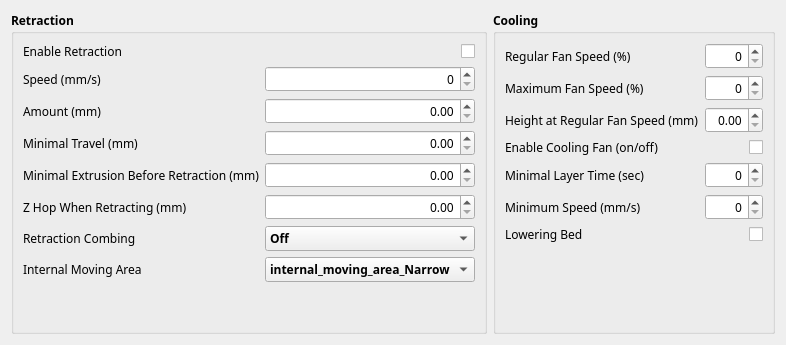
     <widget class="QWidget" name="tab_retraction">
      <attribute name="title">
       <string>Retraction / Cooling</string>
      </attribute>
      <layout class="QHBoxLayout" name="horizontalLayout_12" stretch="1,1">
       <item>
        <widget class="QGroupBox" name="groupBox_8">
         <property name="sizePolicy">
          <sizepolicy hsizetype="Preferred" vsizetype="Preferred">
           <horstretch>0</horstretch>
           <verstretch>0</verstretch>
          </sizepolicy>
         </property>
         <property name="minimumSize">
          <size>
           <width>0</width>
           <height>0</height>
          </size>
         </property>
         <property name="font">
          <font>
           <family>맑은 고딕</family>
           <pointsize>9</pointsize>
           <weight>75</weight>
           <bold>true</bold>
          </font>
         </property>
         <property name="title">
          <string>Retraction</string>
         </property>
         <layout class="QGridLayout" name="gridLayout_12" columnstretch="2,1">
          <item row="0" column="0">
           <widget class="QLabel" name="label_24">
            <property name="font">
             <font>
              <family>맑은 고딕</family>
              <pointsize>9</pointsize>
              <weight>50</weight>
              <bold>false</bold>
             </font>
            </property>
            <property name="toolTip">
             <string>enable_retraction_tooltip</string>
            </property>
            <property name="text">
             <string>Enable Retraction</string>
            </property>
           </widget>
          </item>
          <item row="0" column="1">
           <widget class="CustomCheckBox" name="checkBox_retraction_enable">
            <property name="minimumSize">
             <size>
              <width>0</width>
              <height>0</height>
             </size>
            </property>
            <property name="maximumSize">
             <size>
              <width>16777215</width>
              <height>16777215</height>
             </size>
            </property>
            <property name="font">
             <font>
              <family>맑은 고딕</family>
              <pointsize>9</pointsize>
              <weight>50</weight>
              <bold>false</bold>
              <stylestrategy>PreferAntialias</stylestrategy>
             </font>
            </property>
            <property name="toolTip">
             <string>enable_retraction_tooltip</string>
            </property>
            <property name="layoutDirection">
             <enum>Qt::RightToLeft</enum>
            </property>
            <property name="styleSheet">
             <string/>
            </property>
            <property name="text">
             <string/>
            </property>
            <property name="originalValue" stdset="0">
             <bool>false</bool>
            </property>
           </widget>
          </item>
          <item row="1" column="0">
           <widget class="QLabel" name="label_25">
            <property name="sizePolicy">
             <sizepolicy hsizetype="Preferred" vsizetype="Preferred">
              <horstretch>0</horstretch>
              <verstretch>0</verstretch>
             </sizepolicy>
            </property>
            <property name="maximumSize">
             <size>
              <width>16777215</width>
              <height>16777215</height>
             </size>
            </property>
            <property name="font">
             <font>
              <family>맑은 고딕</family>
              <pointsize>9</pointsize>
              <weight>50</weight>
              <bold>false</bold>
             </font>
            </property>
            <property name="toolTip">
             <string>retraction_speed_tooltip</string>
            </property>
            <property name="text">
             <string>Speed (mm/s)</string>
            </property>
           </widget>
          </item>
          <item row="1" column="1">
           <widget class="CustomDoubleSpinBox" name="doubleSpinBox_retraction_speed">
            <property name="minimumSize">
             <size>
              <width>0</width>
              <height>0</height>
             </size>
            </property>
            <property name="maximumSize">
             <size>
              <width>16777215</width>
              <height>16777215</height>
             </size>
            </property>
            <property name="font">
             <font>
              <family>맑은 고딕</family>
              <pointsize>9</pointsize>
              <weight>50</weight>
              <bold>false</bold>
             </font>
            </property>
            <property name="toolTip">
             <string>retraction_speed_tooltip</string>
            </property>
            <property name="alignment">
             <set>Qt::AlignRight|Qt::AlignTrailing|Qt::AlignVCenter</set>
            </property>
            <property name="decimals">
             <number>0</number>
            </property>
            <property name="singleStep">
             <double>5.000000000000000</double>
            </property>
            <property name="originalValue" stdset="0">
             <double>0.000000000000000</double>
            </property>
           </widget>
          </item>
          <item row="2" column="0">
           <widget class="QLabel" name="label_28">
            <property name="sizePolicy">
             <sizepolicy hsizetype="Preferred" vsizetype="Preferred">
              <horstretch>0</horstretch>
              <verstretch>0</verstretch>
             </sizepolicy>
            </property>
            <property name="maximumSize">
             <size>
              <width>16777215</width>
              <height>16777215</height>
             </size>
            </property>
            <property name="font">
             <font>
              <family>맑은 고딕</family>
              <pointsize>9</pointsize>
              <weight>50</weight>
              <bold>false</bold>
             </font>
            </property>
            <property name="toolTip">
             <string>retraction_amount_tooltip</string>
            </property>
            <property name="text">
             <string>Amount (mm)</string>
            </property>
           </widget>
          </item>
          <item row="2" column="1">
           <widget class="CustomDoubleSpinBox" name="doubleSpinBox_retraction_amount">
            <property name="minimumSize">
             <size>
              <width>0</width>
              <height>0</height>
             </size>
            </property>
            <property name="maximumSize">
             <size>
              <width>16777215</width>
              <height>16777215</height>
             </size>
            </property>
            <property name="font">
             <font>
              <family>맑은 고딕</family>
              <pointsize>9</pointsize>
              <weight>50</weight>
              <bold>false</bold>
             </font>
            </property>
            <property name="toolTip">
             <string>retraction_amount_tooltip</string>
            </property>
            <property name="alignment">
             <set>Qt::AlignRight|Qt::AlignTrailing|Qt::AlignVCenter</set>
            </property>
            <property name="originalValue" stdset="0">
             <double>0.000000000000000</double>
            </property>
           </widget>
          </item>
          <item row="3" column="0">
           <widget class="QLabel" name="label_30">
            <property name="sizePolicy">
             <sizepolicy hsizetype="Preferred" vsizetype="Preferred">
              <horstretch>0</horstretch>
              <verstretch>0</verstretch>
             </sizepolicy>
            </property>
            <property name="maximumSize">
             <size>
              <width>16777215</width>
              <height>16777215</height>
             </size>
            </property>
            <property name="font">
             <font>
              <family>맑은 고딕</family>
              <pointsize>9</pointsize>
              <weight>50</weight>
              <bold>false</bold>
             </font>
            </property>
            <property name="toolTip">
             <string>retraction_min_travel_tooltip</string>
            </property>
            <property name="text">
             <string>Minimal Travel (mm)</string>
            </property>
           </widget>
          </item>
          <item row="3" column="1">
           <widget class="CustomDoubleSpinBox" name="doubleSpinBox_retraction_min_travel">
            <property name="minimumSize">
             <size>
              <width>0</width>
              <height>0</height>
             </size>
            </property>
            <property name="maximumSize">
             <size>
              <width>16777215</width>
              <height>16777215</height>
             </size>
            </property>
            <property name="font">
             <font>
              <family>맑은 고딕</family>
              <pointsize>9</pointsize>
              <weight>50</weight>
              <bold>false</bold>
             </font>
            </property>
            <property name="toolTip">
             <string>retraction_min_travel_tooltip</string>
            </property>
            <property name="alignment">
             <set>Qt::AlignRight|Qt::AlignTrailing|Qt::AlignVCenter</set>
            </property>
            <property name="singleStep">
             <double>0.100000000000000</double>
            </property>
            <property name="originalValue" stdset="0">
             <double>0.000000000000000</double>
            </property>
           </widget>
          </item>
          <item row="4" column="0">
           <widget class="QLabel" name="label_26">
            <property name="sizePolicy">
             <sizepolicy hsizetype="Preferred" vsizetype="Preferred">
              <horstretch>0</horstretch>
              <verstretch>0</verstretch>
             </sizepolicy>
            </property>
            <property name="maximumSize">
             <size>
              <width>16777215</width>
              <height>16777215</height>
             </size>
            </property>
            <property name="font">
             <font>
              <family>맑은 고딕</family>
              <pointsize>9</pointsize>
              <weight>50</weight>
              <bold>false</bold>
             </font>
            </property>
            <property name="toolTip">
             <string>retraction_minimal_extrusion_tooltip</string>
            </property>
            <property name="text">
             <string>Minimal Extrusion Before Retraction (mm)</string>
            </property>
           </widget>
          </item>
          <item row="4" column="1">
           <widget class="CustomDoubleSpinBox" name="doubleSpinBox_retraction_minimal_extrusion">
            <property name="minimumSize">
             <size>
              <width>0</width>
              <height>0</height>
             </size>
            </property>
            <property name="maximumSize">
             <size>
              <width>16777215</width>
              <height>16777215</height>
             </size>
            </property>
            <property name="font">
             <font>
              <family>맑은 고딕</family>
              <pointsize>9</pointsize>
              <weight>50</weight>
              <bold>false</bold>
             </font>
            </property>
            <property name="toolTip">
             <string>retraction_minimal_extrusion_tooltip</string>
            </property>
            <property name="alignment">
             <set>Qt::AlignRight|Qt::AlignTrailing|Qt::AlignVCenter</set>
            </property>
            <property name="singleStep">
             <double>0.010000000000000</double>
            </property>
            <property name="originalValue" stdset="0">
             <double>0.000000000000000</double>
            </property>
           </widget>
          </item>
          <item row="5" column="0">
           <widget class="QLabel" name="label_27">
            <property name="sizePolicy">
             <sizepolicy hsizetype="Preferred" vsizetype="Preferred">
              <horstretch>0</horstretch>
              <verstretch>0</verstretch>
             </sizepolicy>
            </property>
            <property name="maximumSize">
             <size>
              <width>16777215</width>
              <height>16777215</height>
             </size>
            </property>
            <property name="font">
             <font>
              <family>맑은 고딕</family>
              <pointsize>9</pointsize>
              <weight>50</weight>
              <bold>false</bold>
             </font>
            </property>
            <property name="toolTip">
             <string>retraction_z_hop_tooltip</string>
            </property>
            <property name="text">
             <string>Z Hop When Retracting (mm)</string>
            </property>
           </widget>
          </item>
          <item row="5" column="1">
           <widget class="CustomDoubleSpinBox" name="doubleSpinBox_retraction_hop">
            <property name="minimumSize">
             <size>
              <width>0</width>
              <height>0</height>
             </size>
            </property>
            <property name="maximumSize">
             <size>
              <width>16777215</width>
              <height>16777215</height>
             </size>
            </property>
            <property name="font">
             <font>
              <family>맑은 고딕</family>
              <pointsize>9</pointsize>
              <weight>50</weight>
              <bold>false</bold>
             </font>
            </property>
            <property name="toolTip">
             <string>retraction_z_hop_tooltip</string>
            </property>
            <property name="alignment">
             <set>Qt::AlignRight|Qt::AlignTrailing|Qt::AlignVCenter</set>
            </property>
            <property name="singleStep">
             <double>0.100000000000000</double>
            </property>
            <property name="originalValue" stdset="0">
             <double>0.000000000000000</double>
            </property>
           </widget>
          </item>
          <item row="6" column="0">
           <widget class="QLabel" name="label_retraction_combing">
            <property name="sizePolicy">
             <sizepolicy hsizetype="Preferred" vsizetype="Preferred">
              <horstretch>0</horstretch>
              <verstretch>0</verstretch>
             </sizepolicy>
            </property>
            <property name="minimumSize">
             <size>
              <width>100</width>
              <height>0</height>
             </size>
            </property>
            <property name="maximumSize">
             <size>
              <width>16777215</width>
              <height>16777215</height>
             </size>
            </property>
            <property name="font">
             <font>
              <family>맑은 고딕</family>
              <pointsize>9</pointsize>
              <weight>50</weight>
              <bold>false</bold>
             </font>
            </property>
            <property name="toolTip">
             <string>retraction_combing_tooltip</string>
            </property>
            <property name="text">
             <string notr="true">&lt;html&gt;&lt;head/&gt;&lt;body&gt;&lt;p&gt;&lt;img src=&quot;:/rodinP/Resources/linked.png&quot;/&gt;Retraction Combing&lt;/p&gt;&lt;/body&gt;&lt;/html&gt;</string>
            </property>
           </widget>
          </item>
          <item row="6" column="1">
           <widget class="CustomComboBox" name="comboBox_retraction_combing">
            <property name="sizePolicy">
             <sizepolicy hsizetype="Minimum" vsizetype="Fixed">
              <horstretch>0</horstretch>
              <verstretch>0</verstretch>
             </sizepolicy>
            </property>
            <property name="minimumSize">
             <size>
              <width>0</width>
              <height>0</height>
             </size>
            </property>
            <property name="maximumSize">
             <size>
              <width>16777215</width>
              <height>16777215</height>
             </size>
            </property>
            <property name="font">
             <font>
              <family>맑은 고딕</family>
              <pointsize>9</pointsize>
              <weight>75</weight>
              <bold>true</bold>
              <stylestrategy>PreferAntialias</stylestrategy>
             </font>
            </property>
            <property name="toolTip">
             <string>retraction_combing_tooltip</string>
            </property>
            <property name="styleSheet">
             <string notr="true"/>
            </property>
            <property name="originalValue" stdset="0">
             <number>0</number>
            </property>
            <item>
             <property name="text">
              <string>Off</string>
             </property>
            </item>
            <item>
             <property name="text">
              <string>All</string>
             </property>
            </item>
            <item>
             <property name="text">
              <string>No Skin</string>
             </property>
            </item>
           </widget>
          </item>
          <item row="7" column="0">
           <widget class="QLabel" name="label_internal_moving_area">
            <property name="font">
             <font>
              <family>맑은 고딕</family>
              <pointsize>9</pointsize>
              <weight>50</weight>
              <bold>false</bold>
             </font>
            </property>
            <property name="toolTip">
             <string>internal_moving_area_tooltip</string>
            </property>
            <property name="text">
             <string>Internal Moving Area</string>
            </property>
           </widget>
          </item>
          <item row="7" column="1">
           <widget class="CustomComboBox" name="comboBox_internal_moving_area">
            <property name="minimumSize">
             <size>
              <width>0</width>
              <height>0</height>
             </size>
            </property>
            <property name="font">
             <font>
              <family>맑은 고딕</family>
              <pointsize>9</pointsize>
              <weight>75</weight>
              <bold>true</bold>
             </font>
            </property>
            <property name="toolTip">
             <string>internal_moving_area_tooltip</string>
            </property>
            <property name="originalValue" stdset="0">
             <number>0</number>
            </property>
            <item>
             <property name="text">
              <string>internal_moving_area_Narrow</string>
             </property>
            </item>
            <item>
             <property name="text">
              <string>internal_moving_area_Default</string>
             </property>
            </item>
            <item>
             <property name="text">
              <string>internal_moving_area_Wide</string>
             </property>
            </item>
           </widget>
          </item>
          <item row="8" column="1">
           <spacer name="verticalSpacer_4">
            <property name="orientation">
             <enum>Qt::Vertical</enum>
            </property>
            <property name="sizeHint" stdset="0">
             <size>
              <width>20</width>
              <height>40</height>
             </size>
            </property>
           </spacer>
          </item>
         </layout>
        </widget>
       </item>
       <item>
        <widget class="QGroupBox" name="groupBox_cool">
         <property name="enabled">
          <bool>true</bool>
         </property>
         <property name="sizePolicy">
          <sizepolicy hsizetype="Preferred" vsizetype="Preferred">
           <horstretch>0</horstretch>
           <verstretch>0</verstretch>
          </sizepolicy>
         </property>
         <property name="minimumSize">
          <size>
           <width>0</width>
           <height>0</height>
          </size>
         </property>
         <property name="maximumSize">
          <size>
           <width>16777215</width>
           <height>16777215</height>
          </size>
         </property>
         <property name="font">
          <font>
           <family>맑은 고딕</family>
           <pointsize>9</pointsize>
           <weight>75</weight>
           <bold>true</bold>
          </font>
         </property>
         <property name="title">
          <string>Cooling</string>
         </property>
         <layout class="QGridLayout" name="gridLayout_4" columnstretch="2,1">
          <item row="3" column="0">
           <widget class="QLabel" name="label_164">
            <property name="font">
             <font>
              <family>맑은 고딕</family>
              <pointsize>9</pointsize>
              <weight>50</weight>
              <bold>false</bold>
             </font>
            </property>
            <property name="toolTip">
             <string>cool_enable_fan_tooltip</string>
            </property>
            <property name="text">
             <string>Enable Cooling Fan (on/off)</string>
            </property>
           </widget>
          </item>
          <item row="3" column="1">
           <widget class="CustomCheckBox" name="checkBox_fan_enabled">
            <property name="sizePolicy">
             <sizepolicy hsizetype="Preferred" vsizetype="Fixed">
              <horstretch>0</horstretch>
              <verstretch>0</verstretch>
             </sizepolicy>
            </property>
            <property name="minimumSize">
             <size>
              <width>0</width>
              <height>0</height>
             </size>
            </property>
            <property name="maximumSize">
             <size>
              <width>16777215</width>
              <height>16777215</height>
             </size>
            </property>
            <property name="font">
             <font>
              <family>맑은 고딕</family>
              <pointsize>9</pointsize>
              <weight>50</weight>
              <bold>false</bold>
             </font>
            </property>
            <property name="toolTip">
             <string>cool_enable_fan_tooltip</string>
            </property>
            <property name="layoutDirection">
             <enum>Qt::RightToLeft</enum>
            </property>
            <property name="text">
             <string/>
            </property>
            <property name="originalValue" stdset="0">
             <bool>false</bool>
            </property>
           </widget>
          </item>
          <item row="8" column="1">
           <widget class="CustomCheckBox" name="checkBox_cool_head_lift">
            <property name="sizePolicy">
             <sizepolicy hsizetype="Preferred" vsizetype="Fixed">
              <horstretch>0</horstretch>
              <verstretch>0</verstretch>
             </sizepolicy>
            </property>
            <property name="minimumSize">
             <size>
              <width>0</width>
              <height>0</height>
             </size>
            </property>
            <property name="maximumSize">
             <size>
              <width>16777215</width>
              <height>16777215</height>
             </size>
            </property>
            <property name="font">
             <font>
              <family>맑은 고딕</family>
              <pointsize>9</pointsize>
              <weight>50</weight>
              <bold>false</bold>
             </font>
            </property>
            <property name="toolTip">
             <string>cool_lowering_bed_tooltip</string>
            </property>
            <property name="layoutDirection">
             <enum>Qt::RightToLeft</enum>
            </property>
            <property name="text">
             <string/>
            </property>
            <property name="originalValue" stdset="0">
             <bool>false</bool>
            </property>
           </widget>
          </item>
          <item row="7" column="1">
           <widget class="CustomDoubleSpinBox" name="doubleSpinBox_cool_min_feedrate">
            <property name="minimumSize">
             <size>
              <width>0</width>
              <height>0</height>
             </size>
            </property>
            <property name="maximumSize">
             <size>
              <width>16777215</width>
              <height>16777215</height>
             </size>
            </property>
            <property name="font">
             <font>
              <family>맑은 고딕</family>
              <pointsize>9</pointsize>
              <weight>50</weight>
              <bold>false</bold>
             </font>
            </property>
            <property name="toolTip">
             <string>cool_min_speed_tooltip</string>
            </property>
            <property name="alignment">
             <set>Qt::AlignRight|Qt::AlignTrailing|Qt::AlignVCenter</set>
            </property>
            <property name="decimals">
             <number>0</number>
            </property>
            <property name="singleStep">
             <double>5.000000000000000</double>
            </property>
            <property name="originalValue" stdset="0">
             <double>0.000000000000000</double>
            </property>
           </widget>
          </item>
          <item row="7" column="0">
           <widget class="QLabel" name="label_166">
            <property name="font">
             <font>
              <family>맑은 고딕</family>
              <pointsize>9</pointsize>
              <weight>50</weight>
              <bold>false</bold>
             </font>
            </property>
            <property name="toolTip">
             <string>cool_min_speed_tooltip</string>
            </property>
            <property name="text">
             <string>Minimum Speed (mm/s)</string>
            </property>
           </widget>
          </item>
          <item row="8" column="0">
           <widget class="QLabel" name="label_167">
            <property name="font">
             <font>
              <family>맑은 고딕</family>
              <pointsize>9</pointsize>
              <weight>50</weight>
              <bold>false</bold>
             </font>
            </property>
            <property name="toolTip">
             <string>cool_lowering_bed_tooltip</string>
            </property>
            <property name="text">
             <string>Lowering Bed</string>
            </property>
           </widget>
          </item>
          <item row="9" column="0">
           <spacer name="verticalSpacer_11">
            <property name="orientation">
             <enum>Qt::Vertical</enum>
            </property>
            <property name="sizeHint" stdset="0">
             <size>
              <width>20</width>
              <height>0</height>
             </size>
            </property>
           </spacer>
          </item>
          <item row="1" column="0">
           <widget class="QLabel" name="label_124">
            <property name="font">
             <font>
              <family>맑은 고딕</family>
              <pointsize>9</pointsize>
              <weight>50</weight>
              <bold>false</bold>
             </font>
            </property>
            <property name="toolTip">
             <string>cool_max_fan_speed_tooltip</string>
            </property>
            <property name="text">
             <string>Maximum Fan Speed (%)</string>
            </property>
           </widget>
          </item>
          <item row="4" column="0">
           <widget class="QLabel" name="label_168">
            <property name="font">
             <font>
              <family>맑은 고딕</family>
              <pointsize>9</pointsize>
              <weight>50</weight>
              <bold>false</bold>
             </font>
            </property>
            <property name="toolTip">
             <string>cool_min_layer_time_tooltip</string>
            </property>
            <property name="text">
             <string>Minimal Layer Time (sec)</string>
            </property>
           </widget>
          </item>
          <item row="4" column="1">
           <widget class="CustomDoubleSpinBox" name="doubleSpinBox_cool_min_layer_time">
            <property name="minimumSize">
             <size>
              <width>0</width>
              <height>0</height>
             </size>
            </property>
            <property name="maximumSize">
             <size>
              <width>16777215</width>
              <height>16777215</height>
             </size>
            </property>
            <property name="font">
             <font>
              <family>맑은 고딕</family>
              <pointsize>9</pointsize>
              <weight>50</weight>
              <bold>false</bold>
             </font>
            </property>
            <property name="toolTip">
             <string>cool_min_layer_time_tooltip</string>
            </property>
            <property name="alignment">
             <set>Qt::AlignRight|Qt::AlignTrailing|Qt::AlignVCenter</set>
            </property>
            <property name="decimals">
             <number>0</number>
            </property>
            <property name="originalValue" stdset="0">
             <double>0.000000000000000</double>
            </property>
           </widget>
          </item>
          <item row="0" column="0">
           <widget class="QLabel" name="label_6">
            <property name="font">
             <font>
              <family>맑은 고딕</family>
              <pointsize>9</pointsize>
              <weight>50</weight>
              <bold>false</bold>
             </font>
            </property>
            <property name="toolTip">
             <string>cool_regular_fan_speed_tooltip</string>
            </property>
            <property name="text">
             <string>Regular Fan Speed (%)</string>
            </property>
           </widget>
          </item>
          <item row="2" column="0">
           <widget class="QLabel" name="label_165">
            <property name="font">
             <font>
              <family>맑은 고딕</family>
              <pointsize>9</pointsize>
              <weight>50</weight>
              <bold>false</bold>
             </font>
            </property>
            <property name="toolTip">
             <string>cool_fan_full_height_tooltip</string>
            </property>
            <property name="text">
             <string>Height at Regular Fan Speed (mm)</string>
            </property>
           </widget>
          </item>
          <item row="2" column="1">
           <widget class="CustomDoubleSpinBox" name="doubleSpinBox_fan_full_height">
            <property name="minimumSize">
             <size>
              <width>0</width>
              <height>0</height>
             </size>
            </property>
            <property name="maximumSize">
             <size>
              <width>16777215</width>
              <height>16777215</height>
             </size>
            </property>
            <property name="font">
             <font>
              <family>맑은 고딕</family>
              <pointsize>9</pointsize>
              <weight>50</weight>
              <bold>false</bold>
             </font>
            </property>
            <property name="toolTip">
             <string>cool_fan_full_height_tooltip</string>
            </property>
            <property name="alignment">
             <set>Qt::AlignRight|Qt::AlignTrailing|Qt::AlignVCenter</set>
            </property>
            <property name="singleStep">
             <double>0.100000000000000</double>
            </property>
            <property name="originalValue" stdset="0">
             <double>0.000000000000000</double>
            </property>
           </widget>
          </item>
          <item row="0" column="1">
           <widget class="CustomSpinBox" name="spinBox_fan_speed_regular">
            <property name="font">
             <font>
              <family>맑은 고딕</family>
              <pointsize>9</pointsize>
              <weight>50</weight>
              <bold>false</bold>
             </font>
            </property>
            <property name="toolTip">
             <string>cool_regular_fan_speed_tooltip</string>
            </property>
            <property name="alignment">
             <set>Qt::AlignRight|Qt::AlignTrailing|Qt::AlignVCenter</set>
            </property>
           </widget>
          </item>
          <item row="1" column="1">
           <widget class="CustomSpinBox" name="spinBox_fan_speed_max">
            <property name="minimumSize">
             <size>
              <width>0</width>
              <height>0</height>
             </size>
            </property>
            <property name="maximumSize">
             <size>
              <width>16777215</width>
              <height>16777215</height>
             </size>
            </property>
            <property name="font">
             <font>
              <family>맑은 고딕</family>
              <pointsize>9</pointsize>
              <weight>50</weight>
              <bold>false</bold>
             </font>
            </property>
            <property name="toolTip">
             <string>cool_max_fan_speed_tooltip</string>
            </property>
            <property name="alignment">
             <set>Qt::AlignRight|Qt::AlignTrailing|Qt::AlignVCenter</set>
            </property>
           </widget>
          </item>
         </layout>
        </widget>
       </item>
      </layout>
     </widget>
